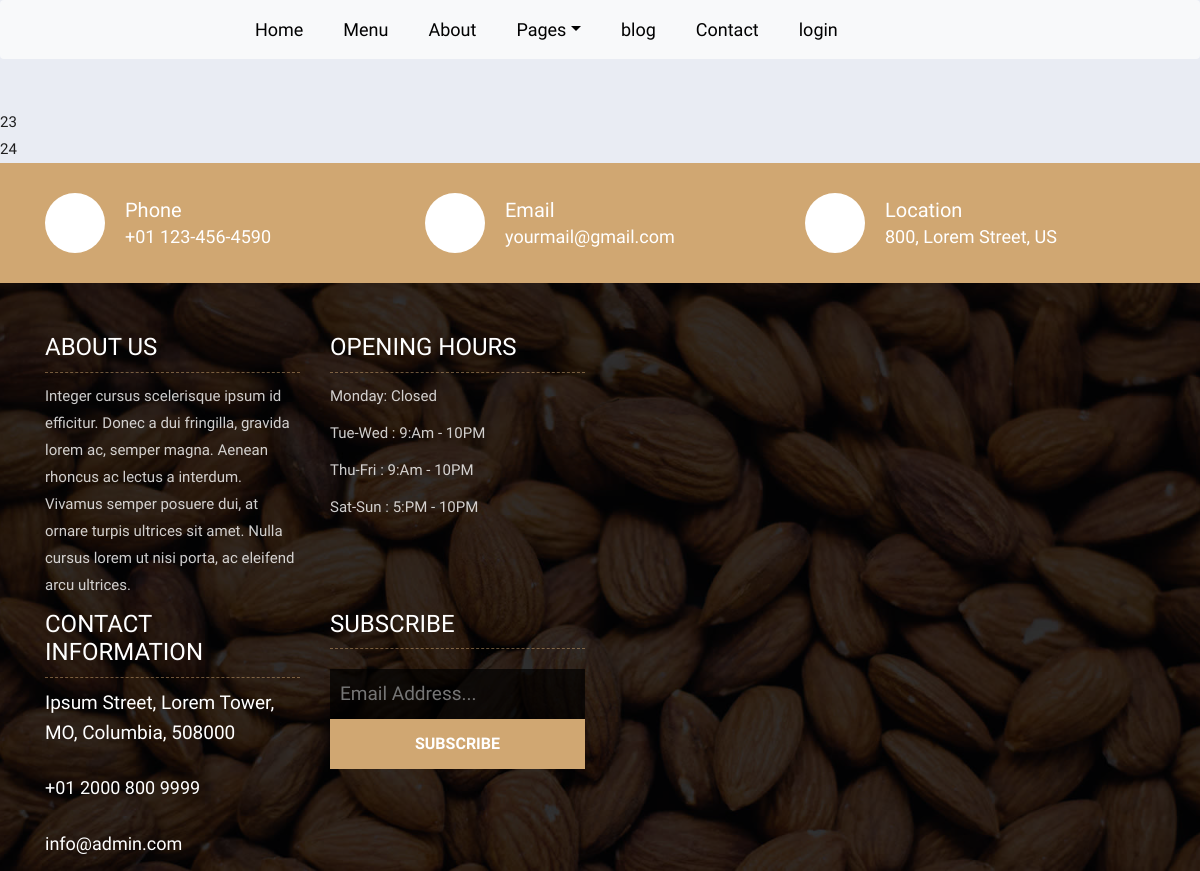
/orders/, run on an earlier commit of the app's database.
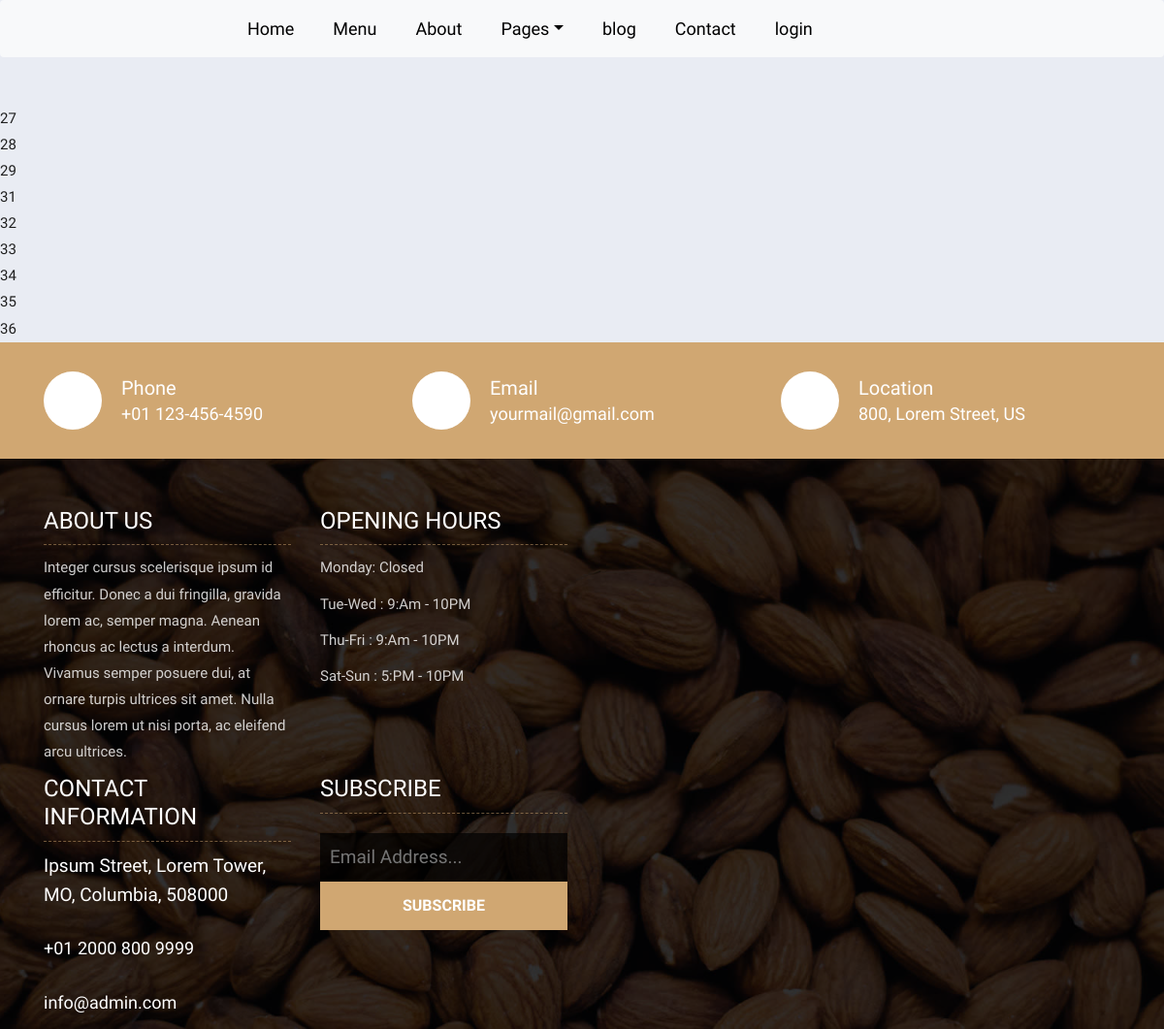
And on a later commit of the database.
### Res/models.py (models this page shows, shortened)
class Orders(models.Model):
    created = models.DateTimeField(auto_now_add=True)
    items = models.ForeignKey(Items, on_delete=models.CASCADE)
    user = models.ForeignKey(User ,on_delete = models.CASCADE )
    more_information = models.TextField(null=True)
    quantity = models.IntegerField(default=1)

### Res/views.py (the view)
# urls.py: path('orders/', views.orders , name ='orders'),
def orders(request):
    role = None
    if request.user.is_authenticated:
        role = str(request.user.groups.all()[0])
    orders = Orders.objects.all()
    context = {"orders":orders,"role":role}
    return render(request, 'Res/Orders.html',context)

### Res/Templates/Res/Orders.html
{%extends 'main.html'%}
{%block content%}
<br><br><br>
{%for order in orders%}<br>
<a href="{%url 'OrderDetails' order.id%}">{{order.id}}<a>
{%endfor%}
{%endblock%}

### Templates/main.html (shortened to what this page needs)
{% include 'nav.html' %}
{%load static%}
{%block content%}
{%endblock%}
{% include 'footer.html' %}
</body>
</html>

### Templates/nav.html (shortened to what this page needs)
{%load static %}
<!DOCTYPE html>
<html lang="en">
<head>
    <link rel="stylesheet" href="{% static 'css/bootstrap.min.css'%}">
    <link href="https://netdna.bootstrapcdn.com/bootstrap/3.3.7/css/bootstrap.min.css" rel="stylesheet">
    <link rel="stylesheet" href="{% static 'css/style.css'%}">
    <link rel="stylesheet" href="{% static 'css/profile.css'%}">
    <link rel="stylesheet" href="{%static 'css/responsive.css'%}">
    <link rel="stylesheet" href="{%static 'css/custom.css'%}">
</head>
<body>
	<header class="top-navbar">
		<nav class="navbar navbar-expand-lg navbar-light bg-light">
			<div class="container">
				{%if role == "guest" or role == None%}
				<div class="collapse navbar-collapse" id="navbars-rs-food" >
					<ul class="navbar-nav ml-auto">
						<li class="nav-item "><a class="nav-link" href="{%url 'index'%}">Home</a></li>
						<li class="nav-item"><a class="nav-link" href="{%url 'menu'%}">Menu</a></li>
						<li class="nav-item"><a class="nav-link" href="{%url 'about'%}">About</a></li>
						<li class="nav-item dropdown">
							<a class="nav-link dropdown-toggle"
							 data-bs-toggle="dropdown" aria-expanded="false">Pages</a>
						</li>
						<li class="nav-item"><a class="nav-link" href="{% url 'blog'%}">blog</a></li>
						<li class="nav-item"><a class="nav-link" href="{%url 'contact'%}">Contact</a></li>
						{%if request.user.is_authenticated %}
						<li class="nav-item"><a class="nav-link" href="{%url 'profile_reservation'%}">Profile</a></li>
						<li class="nav-item"><a class="nav-link" href="{%url 'cart'%}">Cart</a></li>
						<li class="nav-item"><a class="nav-link" href="{%url 'logout'%}">logout</a></li>
						{%else%}
						<li class="nav-item"><a class="nav-link" href="{%url 'login'%}">login</a></li>
						{%endif%}
					{%endif%}
					</ul>
				</div>
			</div>
		</nav>
	</header>

### Templates/footer.html (shortened to what this page needs)
<div class="contact-imfo-box">
    <div class="container">
        <div class="row">
            <div class="col-md-4">
                <i class="fa fa-volume-control-phone"></i>
                <div class="overflow-hidden">
                    <h4>Phone</h4>
                    <p class="lead">
                        +01 123-456-4590
                    </p>
                </div>
            </div>
            <div class="col-md-4">
                <i class="fa fa-envelope"></i>
                <div class="overflow-hidden">
                    <h4>Email</h4>
                    <p class="lead">
                        yourmail@gmail.com
                    </p>
                </div>
            </div>
            <div class="col-md-4">
                <i class="fa fa-map-marker"></i>
                <div class="overflow-hidden">
                    <h4>Location</h4>
                    <p class="lead">
                        800, Lorem Street, US
                    </p>
                </div>
            </div>
        </div>
    </div>
</div>
<footer class="footer-area bg-f">
    <div class="container">
        <div class="row">
            <div class="col-lg-3 col-md-6">
                <h3>About Us</h3>
                <p>Integer cursus scelerisque ipsum id efficitur. Donec a dui fringilla, gravida lorem ac, semper magna. Aenean rhoncus ac lectus a interdum. Vivamus semper posuere dui, at ornare turpis ultrices sit amet. Nulla cursus lorem ut nisi porta, ac eleifend arcu ultrices.</p>
            </div>
            <div class="col-lg-3 col-md-6">
                <h3>Opening hours</h3>
                <p><span class="text-color">Monday: </span>Closed</p>
                <p><span class="text-color">Tue-Wed :</span> 9:Am - 10PM</p>
                <p><span class="text-color">Thu-Fri :</span> 9:Am - 10PM</p>
                <p><span class="text-color">Sat-Sun :</span> 5:PM - 10PM</p>
            </div>
            <div class="col-lg-3 col-md-6">
                <h3>Contact information</h3>
                <p class="lead">Ipsum Street, Lorem Tower, MO, Columbia, 508000</p>
                <p class="lead"><a href="#">+01 2000 800 9999</a></p>
                <p><a href="#"> info@admin.com</a></p>
            </div>
            <div class="col-lg-3 col-md-6">
                <h3>Subscribe</h3>
                <div class="subscribe_form">
                    <form class="subscribe_form">
                        <input name="EMAIL" id="subs-email" class="form_input" placeholder="Email Address..." type="email">
                        <button type="submit" class="submit">SUBSCRIBE</button>
                    </form>
                </div>
                <ul class="list-inline f-social">
                    <li class="list-inline-item"><a href="#"><i class="fa fa-facebook" aria-hidden="true"></i></a></li>
                    <li class="list-inline-item"><a href="#"><i class="fa fa-twitter" aria-hidden="true"></i></a></li>
                    <li class="list-inline-item"><a href="#"><i class="fa fa-linkedin" aria-hidden="true"></i></a></li>
                    <li class="list-inline-item"><a href="#"><i class="fa fa-google-plus" aria-hidden="true"></i></a></li>
                    <li class="list-inline-item"><a href="#"><i class="fa fa-instagram" aria-hidden="true"></i></a></li>
                </ul>
            </div>
        </div>
    </div>
</footer>

### static/css/style.css (style rules this page uses)
body { color: #666666; font-size: 15px; font-family: 'Athiti', sans-serif; line-height: 1.80857; }
a { color: #1f1f1f; text-decoration: none !important; outline: none !important; -webkit-transition: all .3s ease-in-out; -moz-transition: all .3s ease-in-out; -ms-transition: all .3s ease-in-out; -o-transition: all .3s ease-in-out; transition: all .3s ease-in-out; }
h1, h2, h3, h4, h5, h6 { letter-spacing: 0; font-weight: normal; position: relative; padding: 0 0 10px 0; font-weight: normal; line-height: 120% !important; color: #1f1f1f; margin: 0 }
h3 { font-size: 18px }
h4 { font-size: 16px }
a { color: #1f1f1f; text-decoration: none; outline: none; }
a, .btn { text-decoration: none !important; outline: none !important; -webkit-transition: all .3s ease-in-out; -moz-transition: all .3s ease-in-out; -ms-transition: all .3s ease-in-out; -o-transition: all .3s ease-in-out; transition: all .3s ease-in-out; }
.lead { font-size: 18px; line-height: 30px; color: #767676; margin: 0; padding: 0; }
ul, li, ol { list-style: none; margin: 0px; padding: 0px; }
.top-navbar { position: relative; z-index: 10; }
.top-navbar .navbar { padding: 15px 0px; position: fixed; width: 100%; transition: height .3s ease-out, background .3s ease-out, box-shadow .3s ease-out; -webkit-transform: translate3d(0, 0, 0); transform: translate3d(0, 0, 0); z-index: 100; }
.top-navbar .navbar-light .navbar-nav .nav-link { color: #010101; font-size: 18px; padding: 0px 20px; border-radius: 4px; }
.contact-imfo-box { background: #d0a772; padding: 30px 0; }
.overflow-hidden { overflow: hidden; }
.contact-imfo-box i { display: block; float: left; width: 60px; height: 60px; line-height: 60px; text-align: center; background: #fff; color: #d0a772; font-size: 30px; -webkit-border-radius: 50%; -moz-border-radius: 50%; -ms-border-radius: 50%; border-radius: 50%; margin-right: 20px; }
.contact-imfo-box h4 { margin: 0px; margin-top: 5px; color: #ffffff; font-size: 20px; padding: 0px; font-weight: 500; line-height: 24px; }
.contact-imfo-box p { margin: 0px; color: #ffffff; font-weight: 300; }
.footer-area { padding-top: 50px; padding-bottom: 0px; }
.bg-f { background-image: url("../images/footer-bg.jpg"); background-attachment: scroll; background-clip: initial; background-color: rgba(0, 0, 0, 0); background-origin: initial; background-position: center center; background-repeat: no-repeat; background-size: cover; position: relative; }
.bg-f::before { background: #010101; content: ""; height: 100%; left: 0; position: absolute; top: 0; width: 100%; z-index: 1; opacity: 0.8; }
.footer-area .container { position: relative; z-index: 1; }
.footer-area h3 { color: #ffffff; text-transform: uppercase; font-size: 24px; border-bottom: 1px dashed rgba(207, 166, 113, 0.5); margin-bottom: 10px; }
.footer-area p { font-size: 15px; color: rgba(255, 255, 255, 0.8); margin: 0; padding-bottom: 10px; }
.footer-area p.lead { font-size: 19px; color: #ffffff; margin-bottom: 15px; }
.footer-area p.lead a { color: #ffffff; margin-bottom: 15px; }
.footer-area p a { font-size: 18px; color: #ffffff; }
.subscribe_form { display: block; text-align: center; padding: 5px 0; }
.subscribe_form .form_input { display: block; background-color: rgba(0,0,0,0.7); color: #fff; border: none; font-size: 19px; line-height: 50px; padding: 0 10px; float: left; width: 100%; transition: all 0.5s ease-in-out; }
.subscribe_form .submit { background-color: #d0a772; color: #fff; font-size: 16px; font-weight: 600; line-height: 50px; display: inline-block; padding: 0 10px; width: 100%; border: none; cursor: pointer; transition: all 0.5s ease-in-out; }
.f-social { padding-bottom: 10px; margin: 0px; margin-top: 20px; }
.f-social li a { font-size: 25px; color: rgba(255, 255, 255, 0.9); margin-right: 10px; }

### static/css/profile.css (style rules this page uses)
body { background:#e9ecf3; }

What changed in the data, as far as the page shows it:
removed Orders: id "23"
removed Orders: id "24"
added Orders: id "27"
added Orders: id "28"
added Orders: id "29"
added Orders: id "31"
added Orders: id "32"
added Orders: id "33"
added Orders: id "34"
added Orders: id "35"
added Orders: id "36"
